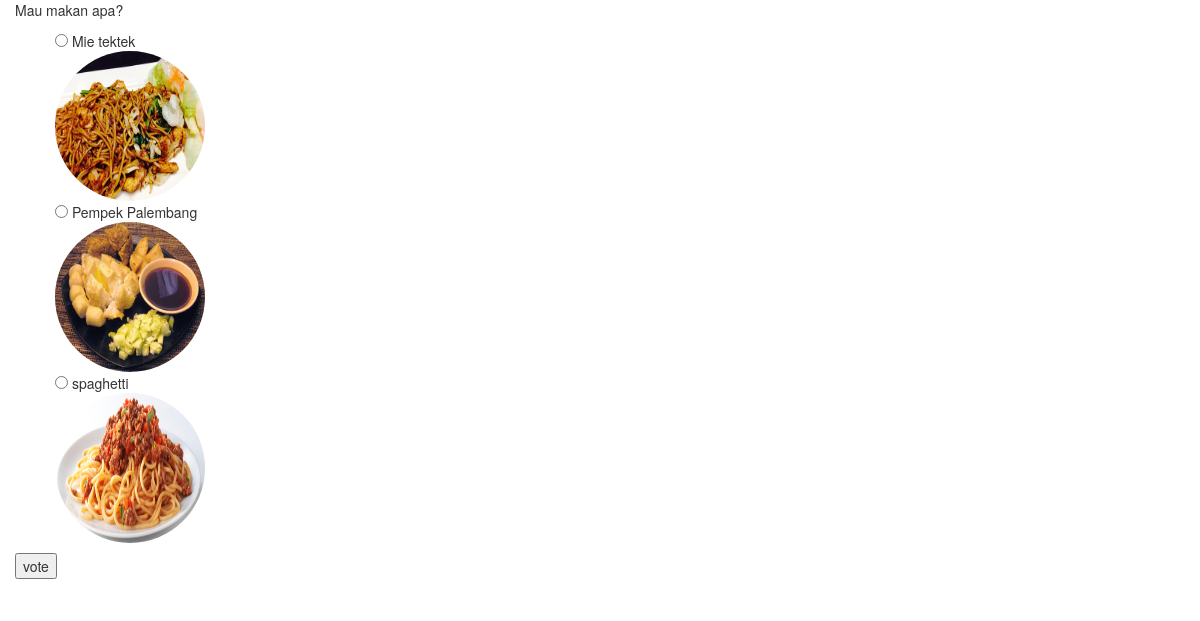
/poll/1/, run on the app's committed database.
### poll/models.py (models this page shows, shortened)
class Question(models.Model):
    question_text = models.CharField(max_length=200)
    pub_date = models.DateTimeField('date published')

class Choice(models.Model):
    question = models.ForeignKey(Question, on_delete=models.CASCADE)
    choice_text = models.CharField(max_length=200)
    votes = models.IntegerField(default=0)
    image = models.ImageField(null=True, blank=True)

### poll/views.py (the view)
# urls.py: url(r'^(?P<question_id>[0-9]+)/$', views.detail_question, name='detail_question'),
def detail_question(request, question_id):
    context={}
    question= Question.objects.get(id=question_id)
    context['question'] = question
    return render(request, 'poll/detail_question.html',context) #biar muncul

### templates/poll/detail_question.html (shortened to what this page needs)
{% load staticfiles %}
<html>
<head>
    <link href="{% static 'css/bootstrap.css' %}" rel="stylesheet">
</head>
<body>
    <div class="container">
        <div class="row">
            <p>
                {{question.question_text}}</p>
            <form action="{% url 'poll:vote' %}" method="post">
                <ul style="list-style-type:none">
                  {% for choice in question.choice_set.all %}
                    <li>
                      <input type="radio" name="choice" id="choice{{forloop.counter}}" value="{{choice.id}}"/>
                        {{choice.choice_text}} {% if choice.image %}
                        <br><img class="img-circle" src="{{choice.image.url}}" height='150' width='150'> {% endif %}
                    </li>
                    {% endfor %}
                </ul>
                <input type ='submit' value="vote">
            </form>
        </div>
    </div>
</body>
</html>

### data on the page
Question: question_text "Mau makan apa?"
Choice: choice_text "Mie tektek", image (picture)
Choice: choice_text "Pempek Palembang", image (picture)
Choice: choice_text "spaghetti", image (picture)
